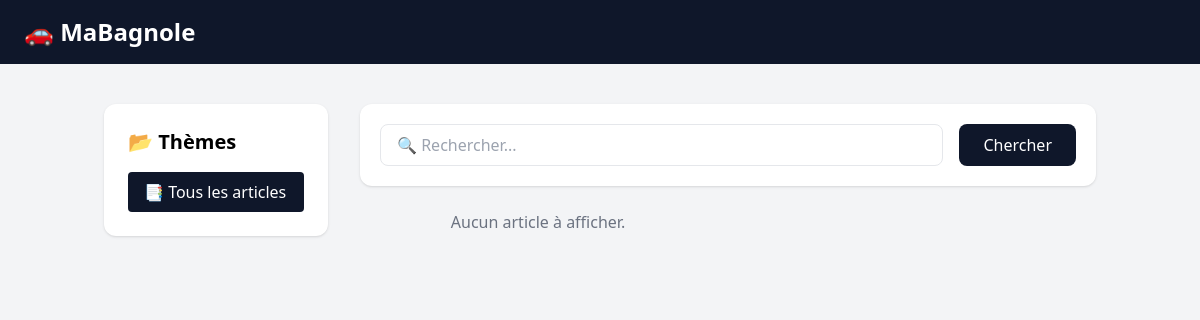
Before: /page/blog.php with the older database file.
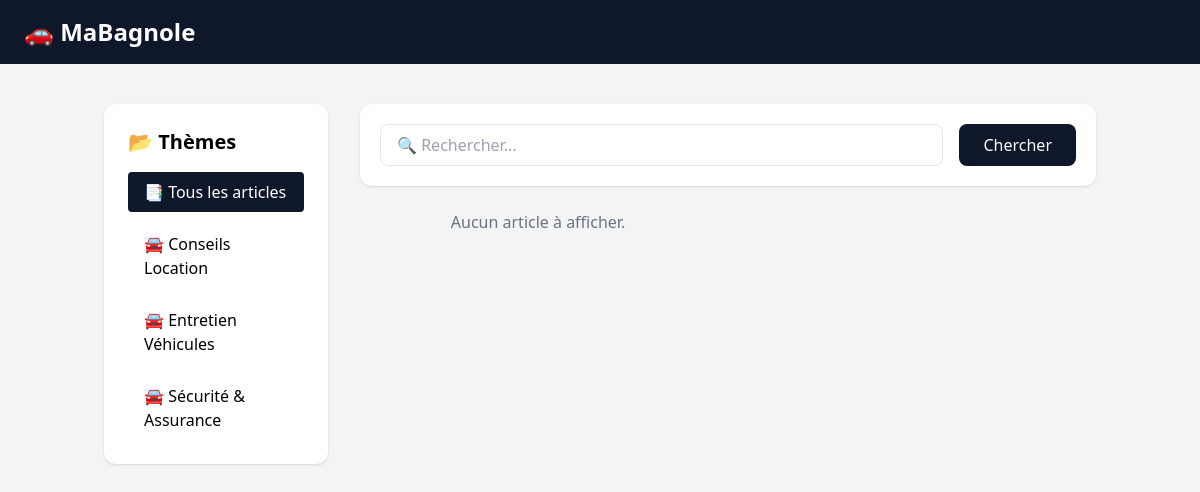
After: the same page with the newer database file.
### tables this page shows
CREATE TABLE themes (
    id INT PRIMARY KEY AUTO_INCREMENT,
    titre VARCHAR(100) NOT NULL,
    description TEXT,
    actif BOOLEAN DEFAULT TRUE
);

### CLASSES/blog/theme.php (called while the page is built, shortened)
<?php
class Theme {
     public static function listerTousActifs() {
        $db = new \Database();
        $pdo = $db->getPdo();
        $sql = "SELECT * FROM themes WHERE actif = 1 ORDER BY titre ASC";
        $stmt = $pdo->prepare($sql);
        $stmt->execute();
        return $stmt->fetchAll(\PDO::FETCH_ASSOC);
    }
}
?>

### page/blog.php (the view, shortened to what this page needs)
 <?php
require_once '../classes/blog/Theme.php';
 $themes = Theme::listerTousActifs();
 $id_theme_selectionne = $_GET['id_theme'] ?? null;
$mot_recherche = $_GET['recherche'] ?? null;
 if ($mot_recherche) {
    $articles = Article::rechercherParTitre($mot_recherche);
}
elseif ($id_theme_selectionne) {
     $articles = Article::listerParTheme($id_theme_selectionne);
}
else {
     $articles = [];
}
?>
<!DOCTYPE html>
<html lang="fr">
<head>
    <script src="https://cdn.tailwindcss.com"></script>
</head>
<body class="bg-gray-100">
<nav class="bg-slate-900 text-white px-6 py-4 flex justify-between items-center">
    <h1 class="text-2xl font-bold">🚗 MaBagnole</h1>
    </nav>
<div class="container mx-auto px-4 py-10 grid grid-cols-1 lg:grid-cols-4 gap-8">
    <aside class="bg-white rounded-xl shadow p-6 h-fit">
        <h3 class="text-xl font-bold mb-4">📂 Thèmes</h3>
        <ul class="space-y-3">
            <li>
                <a href="blog.php" class="block px-4 py-2 rounded <?= ($id_theme_selectionne === null) ? 'bg-slate-900 text-white' : '' ?>">
                    📑 Tous les articles
                </a>
            </li>
            <?php foreach ($themes as $t): ?>
            <li>
                <a href="blog.php?id_theme=<?= $t['id'] ?>" class="block px-4 py-2 rounded <?= ($id_theme_selectionne == $t['id']) ? 'bg-slate-900 text-white' : '' ?>">
                    🚘 <?= htmlspecialchars($t['titre']) ?>
                </a>
            </li>
            <?php endforeach; ?>
        </ul>
    </aside>
    <main class="lg:col-span-3 space-y-6">
        <form method="GET" action="blog.php" class="bg-white p-5 rounded-xl shadow flex gap-4">
            <input type="text" name="recherche"
                   value="<?= htmlspecialchars($mot_recherche ?? '') ?>"
                   placeholder="🔍 Rechercher..."
                   class="w-full border rounded-lg px-4 py-2 focus:ring focus:ring-slate-300">
            <button type="submit" class="bg-slate-900 text-white px-6 rounded-lg hover:bg-slate-800">
                Chercher
            </button>
        </form>
        <div class="grid md:grid-cols-2 gap-6">
            <?php if (!empty($articles)): ?>
                <?php foreach ($articles as $art): ?>
                    <div class="bg-white rounded-xl shadow p-5">
                        <h4 class="text-xl font-bold"><?= htmlspecialchars($art['titre']) ?></h4>
                        <a href="article.php?id=<?= $art['id'] ?>" class="text-blue-600">Lire plus...</a>
                    </div>
                <?php endforeach; ?>
            <?php else: ?>
                <p class="text-center text-gray-500">Aucun article à afficher.</p>
            <?php endif; ?>
        </div>
    </main>
</div>
</body>
</html>

Changed rows visible on the page:
added themes: titre "Conseils Location"
added themes: titre "Entretien Véhicules"
added themes: titre "Sécurité & Assurance"
